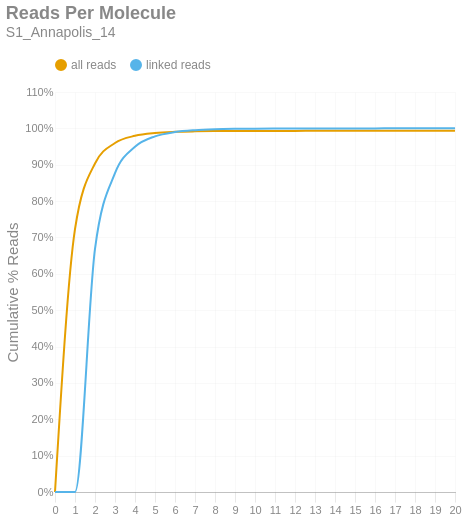

Here is the notebook cell this chart was saved with:
### Markdown cell above
### Reads per Molecule
This chart shows the cumulative distribution of the number of reads per linked molecule. That is, how many alignments are associated with a unique molecule. This excludes the number of reads associated with invalid or absent linked-read barcodes. The `linked` histogram is the percentages recalculated when disregarding singletons.

### Code cell
if SKIPLR:
    print_html(f"Skipped")
else:
    counts = np.bincount(valids['reads'].cast(pl.Int64).to_numpy())
    weighted = counts * np.arange(len(counts))
    all_perc = weighted / n_reads
    linked_perc = weighted / n_linked_reads
    linked_perc[1] = 0
    binned_df = pl.DataFrame({
        'readsper': list(range(len(counts))),
        'all reads (cumsum)': np.cumsum(all_perc).tolist(),
        'linked reads (cumsum)': np.cumsum(linked_perc).tolist(),
    })

    with SafeRender(binned_df):
        (
            density_plot(binned_df, 'Reads Per Molecule', samplename, 'readspmol')
            .encode(
                x=alt.X('readsper:O', title=None).axis(labelAngle=0).scale(padding=0),
                y=alt.Y('value:Q', title='Cumulative % Reads').axis(format='%').stack(False),
                color=alt.Color("key:N").scale(domain=["all reads", "linked reads"]),
                tooltip=[
                    alt.Tooltip("key:N", title="Data Type"),
                    alt.Tooltip("readsper:O", title="Reads Per Molecule"),
                    alt.Tooltip("value:Q", format=".2%", title="% Reads (Cum.)")
                ]            
            )
        ).display()

### Figure 1 — Vega-Lite specification as saved in the notebook (floating-point values rounded to 4 significant figures)
{"width": "container", "height": 400, "config": {"title": {"anchor": "start", "dy": -15, "fontSize": 18, "color": "#888888", "subtitleColor": "#888888", "subtitleFontSize": 14}, "arc": {"fill": "#0072B2"}, "axis": {"domainColor": "#888888", "domainWidth": 0.5, "gridWidth": 0.2, "grid": false, "titleFontWeight": 400, "titleFontSize": 15, "labelFontSize": 11, "labelColor": "#888888", "tickColor": "#888888", "tickWidth": 0.2, "titleColor": "#888888"}, "axisBand": {"grid": false}, "axisX": {"grid": true, "tickSize": 10, "domainCap": "round"}, "axisY": {"domain": false, "grid": true, "tickSize": 0, "domainCap": "round"}, "background": "transparent", "header": {"labelFontSize": 15, "labelColor": "#888888", "titleFontSize": 15, "titleFontWeight": 600, "titleColor": "#888888"}, "legend": {"labelFont": "sans-serif", "labelFontSize": 12, "labelColor": "#888888", "symbolSize": 100, "symbolType": "circle", "titleFontSize": 12, "titlePadding": 10, "titleColor": "#888888", "title": null, "orient": "top"}, "range": {"category": ["#E69F00", "#56B4E9", "#009E73", "#F0E442", "#0072B2", "#D55E00", "#CC79A7", "#000000"], "diverging": ["#cfe8f3", "#a2d4ec", "#73bfe2", "#46abdb", "#1696d2", "#12719e"]}, "area": {"fill": "#0072B2", "fillOpacity": 0.7, "line": true, "strokeOpacity": 0.7}, "line": {"color": "#0072B2", "stroke": "#0072B2", "strokeWidth": 2}, "trail": {"color": "#0072B2", "stroke": "#0072B2", "strokeWidth": 0, "size": 1}, "point": {"filled": true, "fillOpacity": 1.0, "size": 95}, "text": {"color": "#888888", "fontSize": 11, "align": "right", "fontWeight": 400, "size": 11}, "bar": {"fill": "#0072B2", "stroke": null}, "view": {"stroke": null, "continuousWidth": 660, "continuousHeight": 400}}, "data": {"name": "data-0679b31f17268e9f1ad1fef4633df976"}, "mark": {"type": "line", "interpolate": "monotone", "point": {"opacity": 0, "size": 275}}, "encoding": {"color": {"field": "key", "scale": {"domain": ["all reads", "linked reads"]}, "type": "nominal"}, "tooltip": [{"field": "key", "title": "Data Type", "type": "nominal"}, {"field": "readsper", "title": "Reads Per Molecule", "type": "ordinal"}, {"field": "value", "format": ".2%", "title": "% Reads (Cum.)", "type": "quantitative"}], "x": {"axis": {"labelAngle": 0}, "field": "readsper", "scale": {"padding": 0}, "title": null, "type": "ordinal"}, "y": {"axis": {"format": "%"}, "field": "value", "stack": false, "title": "Cumulative % Reads", "type": "quantitative"}}, "params": [{"name": "param_c36ac31b6afebe62", "select": {"type": "point", "fields": ["key"]}, "bind": "legend"}], "title": {"text": "Reads Per Molecule", "subtitle": "S1_Annapolis_14"}, "transform": [{"fold": ["all reads (cumsum)", "linked reads (cumsum)"]}, {"calculate": "replace(datum.key, ' (cumsum)', '')", "as": "key"}, {"filter": {"param": "param_c36ac31b6afebe62"}}], "usermeta": {"embedOptions": {"downloadFileName": "S1_Annapolis_14.readspmol"}}, "$schema": "https://vega.github.io/schema/vega-lite/v6.1.0.json", "datasets": {"data-0679b31f17268e9f1ad1fef4633df976": [{"readsper": 0, "all reads (cumsum)": 0.0, "linked reads (cumsum)": 0.0}, {"readsper": 1, "all reads (cumsum)": 0.7227, "linked reads (cumsum)": 0.0}, {"readsper": 2, "all reads (cumsum)": 0.9035, "linked reads (cumsum)": 0.6686}, {"readsper": 3, "all reads (cumsum)": 0.9598, "linked reads (cumsum)": 0.8766}, {"readsper": 4, "all reads (cumsum)": 0.9795, "linked reads (cumsum)": 0.9494}, {"readsper": 5, "all reads (cumsum)": 0.9872, "linked reads (cumsum)": 0.9779}, {"readsper": 6, "all reads (cumsum)": 0.9904, "linked reads (cumsum)": 0.9897}, {"readsper": 7, "all reads (cumsum)": 0.9918, "linked reads (cumsum)": 0.9949}, {"readsper": 8, "all reads (cumsum)": 0.9925, "linked reads (cumsum)": 0.9975}, {"readsper": 9, "all reads (cumsum)": 0.9928, "linked reads (cumsum)": 0.9987}, {"readsper": 10, "all reads (cumsum)": 0.993, "linked reads (cumsum)": 0.9993}, {"readsper": 11, "all reads (cumsum)": 0.993, "linked reads (cumsum)": 0.9996}, {"readsper": 12, "all reads (cumsum)": 0.9931, "linked reads (cumsum)": 0.9997}, {"readsper": 13, "all reads (cumsum)": 0.9931, "linked reads (cumsum)": 0.9999}, {"readsper": 14, "all reads (cumsum)": 0.9931, "linked reads (cumsum)": 0.9999}, {"readsper": 15, "all reads (cumsum)": 0.9931, "linked reads (cumsum)": 0.9999}, {"readsper": 16, "all reads (cumsum)": 0.9931, "linked reads (cumsum)": 1.0}, {"readsper": 17, "all reads (cumsum)": 0.9931, "linked reads (cumsum)": 1.0}, {"readsper": 18, "all reads (cumsum)": 0.9931, "linked reads (cumsum)": 1.0}, {"readsper": 19, "all reads (cumsum)": 0.9931, "linked reads (cumsum)": 1.0}, {"readsper": 20, "all reads (cumsum)": 0.9931, "linked reads (cumsum)": 1.0}]}}
